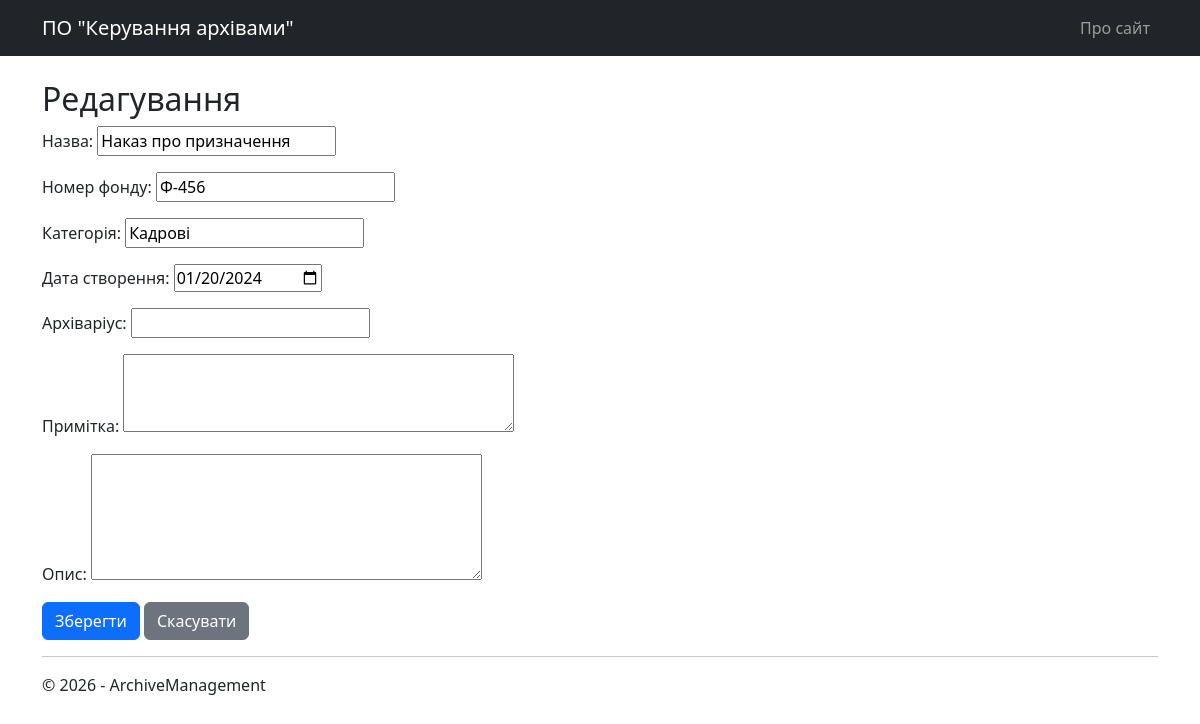
Page /edit/2/ on the committed database.
### archive_core/models.py (models this page shows, shortened)
class Document(models.Model):
    title = models.CharField(max_length=255, null=True, blank=True, verbose_name="Назва")
    fund_number = models.CharField(max_length=100, null=True, blank=True, verbose_name="Номер фонду")
    category = models.CharField(max_length=150, null=True, blank=True, verbose_name="Категорія")
    creation_date = models.DateField(null=True, blank=True, verbose_name="Дата створення")
    archivist_name = models.CharField(max_length=255, null=True, blank=True, verbose_name="Архіваріус")
    note = models.TextField(null=True, blank=True, verbose_name="Примітка")
    description = models.TextField(null=True, blank=True, verbose_name="Опис")

### archive_core/views.py (the view)
# urls.py: path('edit/<int:id>/', views.document_edit, name='document_edit'),
def document_edit(request, id):
    uow = DjangoUnitOfWork()
    doc = get_object_or_404(Document, id=id)
    if request.method == 'POST':
        form = DocumentEditingForm(request.POST, instance=doc)
        if form.is_valid():
            updated_doc = form.save(commit=False)
            uow.documents.update(updated_doc)
            uow.save()
            return redirect('documents_info')
    else:
        form = DocumentEditingForm(instance=doc)
    return render(request, 'archive_core/document_form.html', {'form': form, 'title': 'Редагування'})

### archive_core/forms.py
class DocumentEditingForm(forms.ModelForm):
    class Meta:
        model = Document
        fields = ['title', 'fund_number', 'category', 'creation_date', 'archivist_name', 'note', 'description']
        widgets = {
            'creation_date': forms.DateInput(attrs={'type': 'date'}),
            'note': forms.Textarea(attrs={'rows': 3}),
            'description': forms.Textarea(attrs={'rows': 5}),
        }

### archive_core/templates/archive_core/document_form.html (shortened to what this page needs)
{% extends "archive_core/_base.html" %}
{% block content %}
<h2>{{ title }}</h2>
<form method="post">
    {{ form.as_p }}
    <button type="submit" class="btn btn-primary">Зберегти</button>
    <a href="{% url 'documents_info' %}" class="btn btn-secondary">Скасувати</a>
</form>
{% endblock %}

### rows in the picture
Document: title "Наказ про призначення", fund_number "Ф-456", category "Кадрові", creation_date "01/20/2024"

### other values in the picture
{{ title }} "Редагування"
